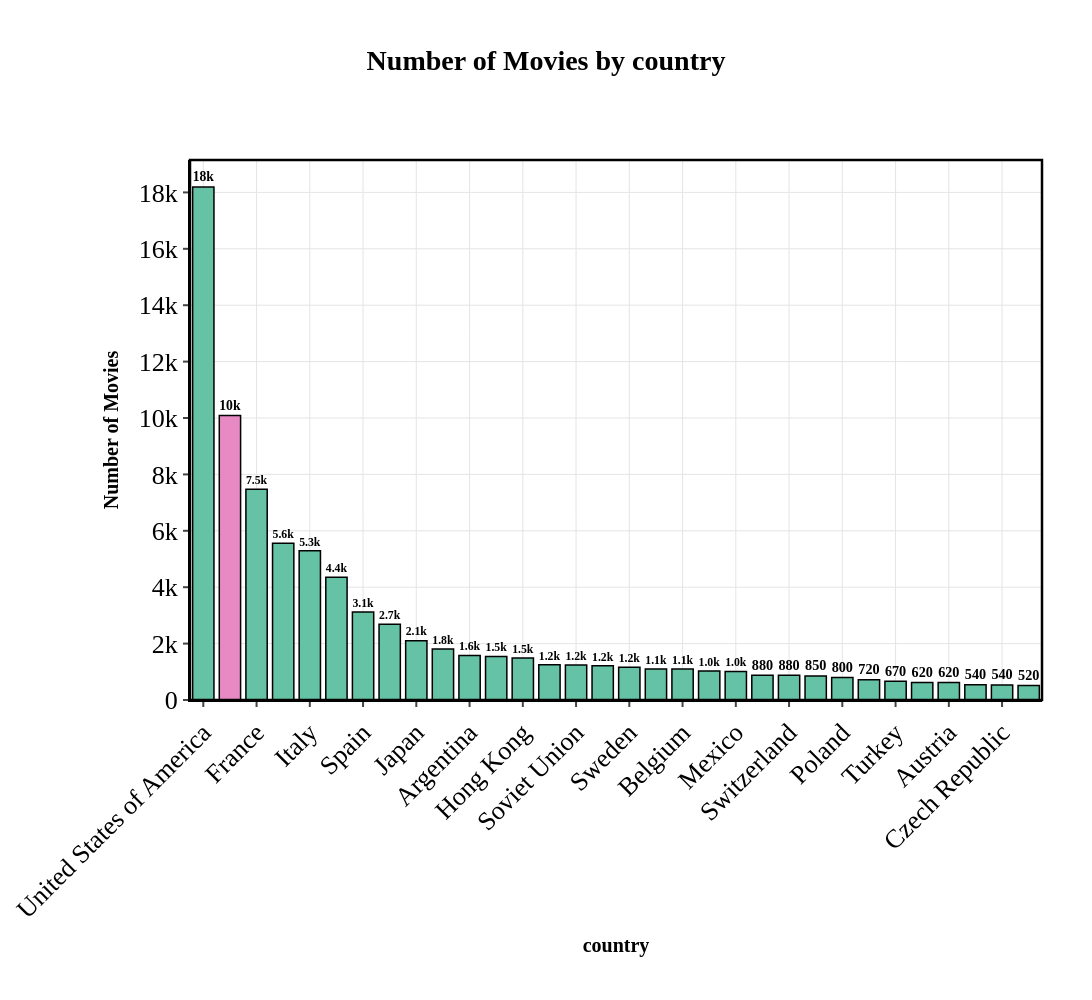

The notebook cell saved with this chart:
### Code cell
plot_and_export_categorical_distribution(production_countries, "name", "country", 500, print_stats=True, filename_prefix="step_1")

### Figure 1 — Plotly figure (JSON) as saved in the notebook; plotly's stock layout.template omitted (floating-point values rounded to 4 significant figures)
{"data": [{"hovertemplate": "grouped=%{x}<br>total=%{text}<extra></extra>", "legendgroup": "United States of America", "marker": {"color": "#66C2A5", "line": {"color": "#000000", "width": 1.5}, "pattern": {"shape": ""}}, "name": "United States of America", "orientation": "v", "showlegend": true, "text": [18190.0], "textangle": 0, "textfont": {"color": "#000000", "size": 16}, "textposition": "outside", "texttemplate": "<b>%{text:.2s}</b>", "type": "bar", "x": ["United States of America"], "xaxis": "x", "y": [18192], "yaxis": "y"}, {"hovertemplate": "grouped=%{x}<br>total=%{text}<extra></extra>", "legendgroup": "Other", "marker": {"color": "#E78AC3", "line": {"color": "#000000", "width": 1.5}, "pattern": {"shape": ""}}, "name": "Other", "orientation": "v", "showlegend": true, "text": [10090.0], "textangle": 0, "textfont": {"color": "#000000", "size": 16}, "textposition": "outside", "texttemplate": "<b>%{text:.2s}</b>", "type": "bar", "x": ["Other"], "xaxis": "x", "y": [10090], "yaxis": "y"}, {"hovertemplate": "grouped=%{x}<br>total=%{text}<extra></extra>", "legendgroup": "France", "marker": {"color": "#66C2A5", "line": {"color": "#000000", "width": 1.5}, "pattern": {"shape": ""}}, "name": "France", "orientation": "v", "showlegend": true, "text": [7470.0], "textangle": 0, "textfont": {"color": "#000000", "size": 16}, "textposition": "outside", "texttemplate": "<b>%{text:.2s}</b>", "type": "bar", "x": ["France"], "xaxis": "x", "y": [7470], "yaxis": "y"}, {"hovertemplate": "grouped=%{x}<br>total=%{text}<extra></extra>", "legendgroup": "Germany", "marker": {"color": "#66C2A5", "line": {"color": "#000000", "width": 1.5}, "pattern": {"shape": ""}}, "name": "Germany", "orientation": "v", "showlegend": true, "text": [5557.0], "textangle": 0, "textfont": {"color": "#000000", "size": 16}, "textposition": "outside", "texttemplate": "<b>%{text:.2s}</b>", "type": "bar", "x": ["Germany"], "xaxis": "x", "y": [5557], "yaxis": "y"}, {"hovertemplate": "grouped=%{x}<br>total=%{text}<extra></extra>", "legendgroup": "Italy", "marker": {"color": "#66C2A5", "line": {"color": "#000000", "width": 1.5}, "pattern": {"shape": ""}}, "name": "Italy", "orientation": "v", "showlegend": true, "text": [5289.0], "textangle": 0, "textfont": {"color": "#000000", "size": 16}, "textposition": "outside", "texttemplate": "<b>%{text:.2s}</b>", "type": "bar", "x": ["Italy"], "xaxis": "x", "y": [5289], "yaxis": "y"}, {"hovertemplate": "grouped=%{x}<br>total=%{text}<extra></extra>", "legendgroup": "United Kingdom", "marker": {"color": "#66C2A5", "line": {"color": "#000000", "width": 1.5}, "pattern": {"shape": ""}}, "name": "United Kingdom", "orientation": "v", "showlegend": true, "text": [4353.0], "textangle": 0, "textfont": {"color": "#000000", "size": 16}, "textposition": "outside", "texttemplate": "<b>%{text:.2s}</b>", "type": "bar", "x": ["United Kingdom"], "xaxis": "x", "y": [4353], "yaxis": "y"}, {"hovertemplate": "grouped=%{x}<br>total=%{text}<extra></extra>", "legendgroup": "Spain", "marker": {"color": "#66C2A5", "line": {"color": "#000000", "width": 1.5}, "pattern": {"shape": ""}}, "name": "Spain", "orientation": "v", "showlegend": true, "text": [3120.0], "textangle": 0, "textfont": {"color": "#000000", "size": 16}, "textposition": "outside", "texttemplate": "<b>%{text:.2s}</b>", "type": "bar", "x": ["Spain"], "xaxis": "x", "y": [3120], "yaxis": "y"}, {"hovertemplate": "grouped=%{x}<br>total=%{text}<extra></extra>", "legendgroup": "Canada", "marker": {"color": "#66C2A5", "line": {"color": "#000000", "width": 1.5}, "pattern": {"shape": ""}}, "name": "Canada", "orientation": "v", "showlegend": true, "text": [2690.0], "textangle": 0, "textfont": {"color": "#000000", "size": 16}, "textposition": "outside", "texttemplate": "<b>%{text:.2s}</b>", "type": "bar", "x": ["Canada"], "xaxis": "x", "y": [2690], "yaxis": "y"}, {"hovertemplate": "grouped=%{x}<br>total=%{text}<extra></extra>", "legendgroup": "Japan", "marker": {"color": "#66C2A5", "line": {"color": "#000000", "width": 1.5}, "pattern": {"shape": ""}}, "name": "Japan", "orientation": "v", "showlegend": true, "text": [2103.0], "textangle": 0, "textfont": {"color": "#000000", "size": 16}, "textposition": "outside", "texttemplate": "<b>%{text:.2s}</b>", "type": "bar", "x": ["Japan"], "xaxis": "x", "y": [2103], "yaxis": "y"}, {"hovertemplate": "grouped=%{x}<br>total=%{text}<extra></extra>", "legendgroup": "India", "marker": {"color": "#66C2A5", "line": {"color": "#000000", "width": 1.5}, "pattern": {"shape": ""}}, "name": "India", "orientation": "v", "showlegend": true, "text": [1811.0], "textangle": 0, "textfont": {"color": "#000000", "size": 16}, "textposition": "outside", "texttemplate": "<b>%{text:.2s}</b>", "type": "bar", "x": ["India"], "xaxis": "x", "y": [1811], "yaxis": "y"}, {"hovertemplate": "grouped=%{x}<br>total=%{text}<extra></extra>", "legendgroup": "Argentina", "marker": {"color": "#66C2A5", "line": {"color": "#000000", "width": 1.5}, "pattern": {"shape": ""}}, "name": "Argentina", "orientation": "v", "showlegend": true, "text": [1581.0], "textangle": 0, "textfont": {"color": "#000000", "size": 16}, "textposition": "outside", "texttemplate": "<b>%{text:.2s}</b>", "type": "bar", "x": ["Argentina"], "xaxis": "x", "y": [1581], "yaxis": "y"}, {"hovertemplate": "grouped=%{x}<br>total=%{text}<extra></extra>", "legendgroup": "Brazil", "marker": {"color": "#66C2A5", "line": {"color": "#000000", "width": 1.5}, "pattern": {"shape": ""}}, "name": "Brazil", "orientation": "v", "showlegend": true, "text": [1547.0], "textangle": 0, "textfont": {"color": "#000000", "size": 16}, "textposition": "outside", "texttemplate": "<b>%{text:.2s}</b>", "type": "bar", "x": ["Brazil"], "xaxis": "x", "y": [1547], "yaxis": "y"}, {"hovertemplate": "grouped=%{x}<br>total=%{text}<extra></extra>", "legendgroup": "Hong Kong", "marker": {"color": "#66C2A5", "line": {"color": "#000000", "width": 1.5}, "pattern": {"shape": ""}}, "name": "Hong Kong", "orientation": "v", "showlegend": true, "text": [1491.0], "textangle": 0, "textfont": {"color": "#000000", "size": 16}, "textposition": "outside", "texttemplate": "<b>%{text:.2s}</b>", "type": "bar", "x": ["Hong Kong"], "xaxis": "x", "y": [1491], "yaxis": "y"}, {"hovertemplate": "grouped=%{x}<br>total=%{text}<extra></extra>", "legendgroup": "Russia", "marker": {"color": "#66C2A5", "line": {"color": "#000000", "width": 1.5}, "pattern": {"shape": ""}}, "name": "Russia", "orientation": "v", "showlegend": true, "text": [1248.0], "textangle": 0, "textfont": {"color": "#000000", "size": 16}, "textposition": "outside", "texttemplate": "<b>%{text:.2s}</b>", "type": "bar", "x": ["Russia"], "xaxis": "x", "y": [1248], "yaxis": "y"}, {"hovertemplate": "grouped=%{x}<br>total=%{text}<extra></extra>", "legendgroup": "Soviet Union", "marker": {"color": "#66C2A5", "line": {"color": "#000000", "width": 1.5}, "pattern": {"shape": ""}}, "name": "Soviet Union", "orientation": "v", "showlegend": true, "text": [1243.0], "textangle": 0, "textfont": {"color": "#000000", "size": 16}, "textposition": "outside", "texttemplate": "<b>%{text:.2s}</b>", "type": "bar", "x": ["Soviet Union"], "xaxis": "x", "y": [1243], "yaxis": "y"}, {"hovertemplate": "grouped=%{x}<br>total=%{text}<extra></extra>", "legendgroup": "Denmark", "marker": {"color": "#66C2A5", "line": {"color": "#000000", "width": 1.5}, "pattern": {"shape": ""}}, "name": "Denmark", "orientation": "v", "showlegend": true, "text": [1211.0], "textangle": 0, "textfont": {"color": "#000000", "size": 16}, "textposition": "outside", "texttemplate": "<b>%{text:.2s}</b>", "type": "bar", "x": ["Denmark"], "xaxis": "x", "y": [1211], "yaxis": "y"}, {"hovertemplate": "grouped=%{x}<br>total=%{text}<extra></extra>", "legendgroup": "Sweden", "marker": {"color": "#66C2A5", "line": {"color": "#000000", "width": 1.5}, "pattern": {"shape": ""}}, "name": "Sweden", "orientation": "v", "showlegend": true, "text": [1163.0], "textangle": 0, "textfont": {"color": "#000000", "size": 16}, "textposition": "outside", "texttemplate": "<b>%{text:.2s}</b>", "type": "bar", "x": ["Sweden"], "xaxis": "x", "y": [1163], "yaxis": "y"}, {"hovertemplate": "grouped=%{x}<br>total=%{text}<extra></extra>", "legendgroup": "South Korea", "marker": {"color": "#66C2A5", "line": {"color": "#000000", "width": 1.5}, "pattern": {"shape": ""}}, "name": "South Korea", "orientation": "v", "showlegend": true, "text": [1098.0], "textangle": 0, "textfont": {"color": "#000000", "size": 16}, "textposition": "outside", "texttemplate": "<b>%{text:.2s}</b>", "type": "bar", "x": ["South Korea"], "xaxis": "x", "y": [1098], "yaxis": "y"}, {"hovertemplate": "grouped=%{x}<br>total=%{text}<extra></extra>", "legendgroup": "Belgium", "marker": {"color": "#66C2A5", "line": {"color": "#000000", "width": 1.5}, "pattern": {"shape": ""}}, "name": "Belgium", "orientation": "v", "showlegend": true, "text": [1097.0], "textangle": 0, "textfont": {"color": "#000000", "size": 16}, "textposition": "outside", "texttemplate": "<b>%{text:.2s}</b>", "type": "bar", "x": ["Belgium"], "xaxis": "x", "y": [1097], "yaxis": "y"}, {"hovertemplate": "grouped=%{x}<br>total=%{text}<extra></extra>", "legendgroup": "China", "marker": {"color": "#66C2A5", "line": {"color": "#000000", "width": 1.5}, "pattern": {"shape": ""}}, "name": "China", "orientation": "v", "showlegend": true, "text": [1032.0], "textangle": 0, "textfont": {"color": "#000000", "size": 16}, "textposition": "outside", "texttemplate": "<b>%{text:.2s}</b>", "type": "bar", "x": ["China"], "xaxis": "x", "y": [1032], "yaxis": "y"}, {"hovertemplate": "grouped=%{x}<br>total=%{text}<extra></extra>", "legendgroup": "Mexico", "marker": {"color": "#66C2A5", "line": {"color": "#000000", "width": 1.5}, "pattern": {"shape": ""}}, "name": "Mexico", "orientation": "v", "showlegend": true, "text": [1013.0], "textangle": 0, "textfont": {"color": "#000000", "size": 16}, "textposition": "outside", "texttemplate": "<b>%{text:.2s}</b>", "type": "bar", "x": ["Mexico"], "xaxis": "x", "y": [1013], "yaxis": "y"}, {"hovertemplate": "grouped=%{x}<br>total=%{text}<extra></extra>", "legendgroup": "Netherlands", "marker": {"color": "#66C2A5", "line": {"color": "#000000", "width": 1.5}, "pattern": {"shape": ""}}, "name": "Netherlands", "orientation": "v", "showlegend": true, "text": [880.0], "textangle": 0, "textfont": {"color": "#000000", "size": 16}, "textposition": "outside", "texttemplate": "<b>%{text:.2s}</b>", "type": "bar", "x": ["Netherlands"], "xaxis": "x", "y": [880], "yaxis": "y"}, {"hovertemplate": "grouped=%{x}<br>total=%{text}<extra></extra>", "legendgroup": "Switzerland", "marker": {"color": "#66C2A5", "line": {"color": "#000000", "width": 1.5}, "pattern": {"shape": ""}}, "name": "Switzerland", "orientation": "v", "showlegend": true, "text": [876.0], "textangle": 0, "textfont": {"color": "#000000", "size": 16}, "textposition": "outside", "texttemplate": "<b>%{text:.2s}</b>", "type": "bar", "x": ["Switzerland"], "xaxis": "x", "y": [876], "yaxis": "y"}, {"hovertemplate": "grouped=%{x}<br>total=%{text}<extra></extra>", "legendgroup": "Australia", "marker": {"color": "#66C2A5", "line": {"color": "#000000", "width": 1.5}, "pattern": {"shape": ""}}, "name": "Australia", "orientation": "v", "showlegend": true, "text": [854.0], "textangle": 0, "textfont": {"color": "#000000", "size": 16}, "textposition": "outside", "texttemplate": "<b>%{text:.2s}</b>", "type": "bar", "x": ["Australia"], "xaxis": "x", "y": [854], "yaxis": "y"}, {"hovertemplate": "grouped=%{x}<br>total=%{text}<extra></extra>", "legendgroup": "Poland", "marker": {"color": "#66C2A5", "line": {"color": "#000000", "width": 1.5}, "pattern": {"shape": ""}}, "name": "Poland", "orientation": "v", "showlegend": true, "text": [795.0], "textangle": 0, "textfont": {"color": "#000000", "size": 16}, "textposition": "outside", "texttemplate": "<b>%{text:.2s}</b>", "type": "bar", "x": ["Poland"], "xaxis": "x", "y": [795], "yaxis": "y"}, {"hovertemplate": "grouped=%{x}<br>total=%{text}<extra></extra>", "legendgroup": "Israel", "marker": {"color": "#66C2A5", "line": {"color": "#000000", "width": 1.5}, "pattern": {"shape": ""}}, "name": "Israel", "orientation": "v", "showlegend": true, "text": [715.0], "textangle": 0, "textfont": {"color": "#000000", "size": 16}, "textposition": "outside", "texttemplate": "<b>%{text:.2s}</b>", "type": "bar", "x": ["Israel"], "xaxis": "x", "y": [715], "yaxis": "y"}, {"hovertemplate": "grouped=%{x}<br>total=%{text}<extra></extra>", "legendgroup": "Turkey", "marker": {"color": "#66C2A5", "line": {"color": "#000000", "width": 1.5}, "pattern": {"shape": ""}}, "name": "Turkey", "orientation": "v", "showlegend": true, "text": [666.0], "textangle": 0, "textfont": {"color": "#000000", "size": 16}, "textposition": "outside", "texttemplate": "<b>%{text:.2s}</b>", "type": "bar", "x": ["Turkey"], "xaxis": "x", "y": [666], "yaxis": "y"}, {"hovertemplate": "grouped=%{x}<br>total=%{text}<extra></extra>", "legendgroup": "Norway", "marker": {"color": "#66C2A5", "line": {"color": "#000000", "width": 1.5}, "pattern": {"shape": ""}}, "name": "Norway", "orientation": "v", "showlegend": true, "text": [624.0], "textangle": 0, "textfont": {"color": "#000000", "size": 16}, "textposition": "outside", "texttemplate": "<b>%{text:.2s}</b>", "type": "bar", "x": ["Norway"], "xaxis": "x", "y": [624], "yaxis": "y"}, {"hovertemplate": "grouped=%{x}<br>total=%{text}<extra></extra>", "legendgroup": "Austria", "marker": {"color": "#66C2A5", "line": {"color": "#000000", "width": 1.5}, "pattern": {"shape": ""}}, "name": "Austria", "orientation": "v", "showlegend": true, "text": [621.0], "textangle": 0, "textfont": {"color": "#000000", "size": 16}, "textposition": "outside", "texttemplate": "<b>%{text:.2s}</b>", "type": "bar", "x": ["Austria"], "xaxis": "x", "y": [621], "yaxis": "y"}, {"hovertemplate": "grouped=%{x}<br>total=%{text}<extra></extra>", "legendgroup": "Finland", "marker": {"color": "#66C2A5", "line": {"color": "#000000", "width": 1.5}, "pattern": {"shape": ""}}, "name": "Finland", "orientation": "v", "showlegend": true, "text": [538.0], "textangle": 0, "textfont": {"color": "#000000", "size": 16}, "textposition": "outside", "texttemplate": "<b>%{text:.2s}</b>", "type": "bar", "x": ["Finland"], "xaxis": "x", "y": [538], "yaxis": "y"}, {"hovertemplate": "grouped=%{x}<br>total=%{text}<extra></extra>", "legendgroup": "Czech Republic", "marker": {"color": "#66C2A5", "line": {"color": "#000000", "width": 1.5}, "pattern": {"shape": ""}}, "name": "Czech Republic", "orientation": "v", "showlegend": true, "text": [535.0], "textangle": 0, "textfont": {"color": "#000000", "size": 16}, "textposition": "outside", "texttemplate": "<b>%{text:.2s}</b>", "type": "bar", "x": ["Czech Republic"], "xaxis": "x", "y": [535], "yaxis": "y"}, {"hovertemplate": "grouped=%{x}<br>total=%{text}<extra></extra>", "legendgroup": "Portugal", "marker": {"color": "#66C2A5", "line": {"color": "#000000", "width": 1.5}, "pattern": {"shape": ""}}, "name": "Portugal", "orientation": "v", "showlegend": true, "text": [516.0], "textangle": 0, "textfont": {"color": "#000000", "size": 16}, "textposition": "outside", "texttemplate": "<b>%{text:.2s}</b>", "type": "bar", "x": ["Portugal"], "xaxis": "x", "y": [516], "yaxis": "y"}], "layout": {"bargap": 0.2, "barmode": "relative", "font": {"color": "#000000", "family": "Times New Roman", "size": 26}, "height": 1000, "legend": {"bgcolor": "rgba(255, 255, 255, 0.8)", "bordercolor": "#000000", "borderwidth": 2.5, "font": {"size": 16}, "orientation": "h", "title": {"text": "grouped"}, "tracegroupgap": 0, "x": 0.5, "xanchor": "center", "y": -0.25, "yanchor": "top"}, "margin": {"b": 300, "l": 100, "r": 50, "t": 160}, "paper_bgcolor": "white", "plot_bgcolor": "white", "shapes": [{"fillcolor": "rgba(0,0,0,0)", "line": {"color": "#000000", "width": 2.5}, "type": "rect", "x0": 0, "x1": 1, "xref": "paper", "y0": 0, "y1": 1, "yref": "paper"}], "showlegend": false, "title": {"font": {"color": "#000000", "size": 28}, "text": "<b>Number of Movies by country</b>", "x": 0.5, "xanchor": "center", "y": 0.95, "yanchor": "top"}, "width": 1200, "xaxis": {"anchor": "y", "categoryarray": ["United States of America", "Other", "France", "Germany", "Italy", "United Kingdom", "Spain", "Canada", "Japan", "India", "Argentina", "Brazil", "Hong Kong", "Russia", "Soviet Union", "Denmark", "Sweden", "South Korea", "Belgium", "China", "Mexico", "Netherlands", "Switzerland", "Australia", "Poland", "Israel", "Turkey", "Norway", "Austria", "Finland", "Czech Republic", "Portugal"], "categoryorder": "array", "domain": [0, 1], "gridcolor": "#E5E5E5", "gridwidth": 1, "linecolor": "#000000", "linewidth": 2, "showgrid": true, "tickangle": -45, "tickfont": {"size": 26}, "ticks": "outside", "tickwidth": 2, "title": {"font": {"color": "#000000", "size": 20}, "text": "<b>country</b>"}}, "yaxis": {"anchor": "x", "domain": [0, 1], "gridcolor": "#E5E5E5", "gridwidth": 1, "linecolor": "#000000", "linewidth": 2, "showgrid": true, "tickfont": {"size": 26}, "ticks": "outside", "tickwidth": 2, "title": {"font": {"color": "#000000", "size": 20}, "text": "<b>Number of Movies</b>"}, "type": "linear", "zeroline": true, "zerolinecolor": "#000000", "zerolinewidth": 2}}}
